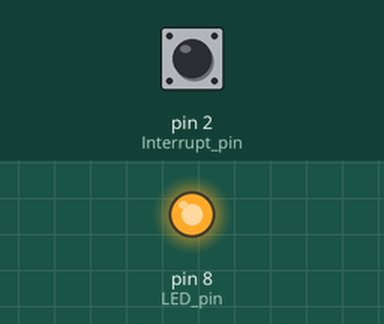
Simulated run of this sketch. Board: Arduino Uno, built with avr-gcc and run on an emulated ATmega328P. Parts: output pins drawn as LEDs (lit = HIGH). The inputs (shaded band) are chosen by the test bench; at power-on: pin 2 (Interrupt_pin) LOW.

Above: at 1.2 s.
1.3 s: pin 2 (Interrupt_pin) pulled HIGH for 0.15 s
At 2.5 s:
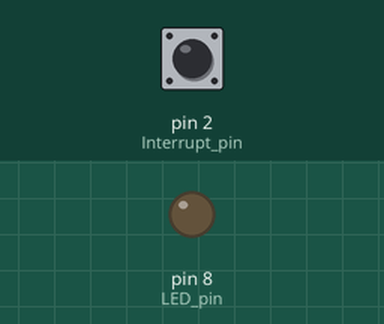
Timing chart, 0 to 9.5 s (numbered marks = the images above; inputs shaded):
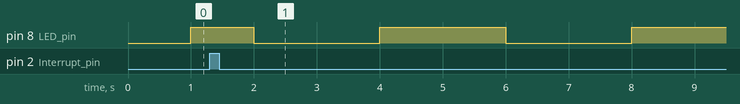

Measured:
- after the input at 1.3 s, pin 8 (LED_pin): LOW → HIGH after 2.7 s, → LOW 2.0 s later, → HIGH 2.0 s later

The sketch:

EXERCISE1_LAB9.ino
```cpp
const byte LED_pin = 8;
const byte Interrupt_pin = 2;
volatile byte state = LOW;// due to RISING is LOW to HIGH

int i=1;
int a = 1000;

void setup()
{
  pinMode(LED_pin, OUTPUT);
  pinMode(Interrupt_pin, INPUT);
    attachInterrupt(digitalPinToInterrupt(Interrupt_pin), blink, RISING);
}

void loop()
{

  digitalWrite(LED_pin, state);
  delay(a);// "a" from loop
  state = !state;//LOW to HIGH
}

void blink()
{
  if (a>3000)
   a=1000;
   a+=1000;

}
```
